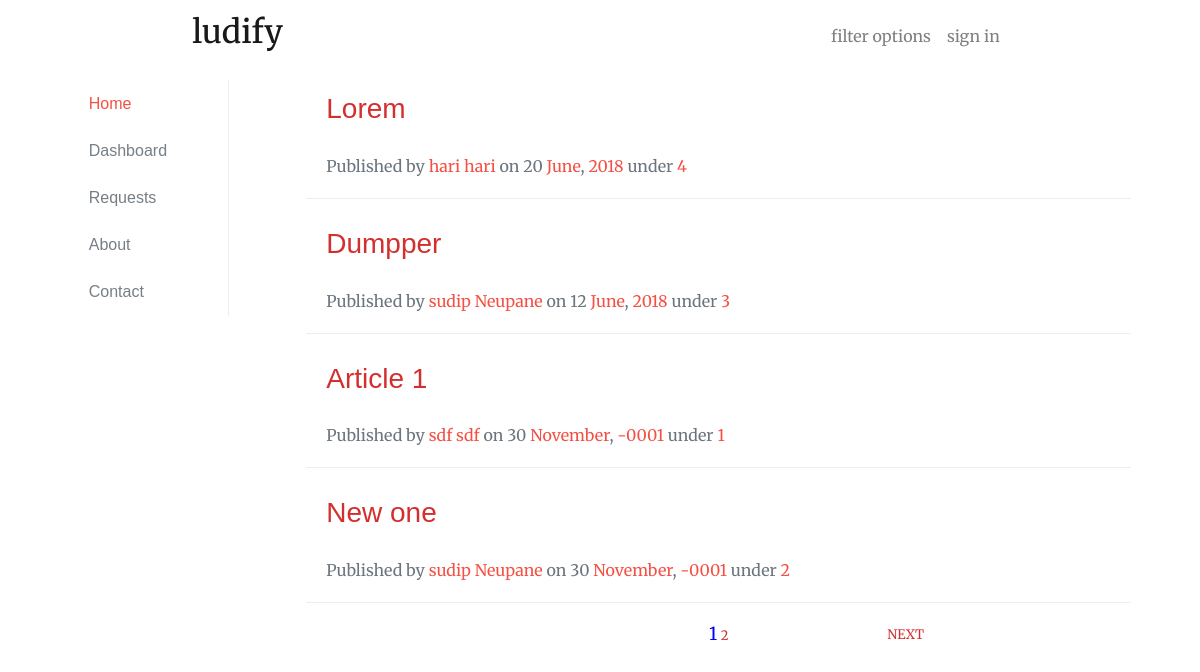
The page / on the database its author committed.
### tables this page shows
CREATE TABLE `articles` (
	`article_id` int(11) NOT NULL,
	`article_title` varchar(100) DEFAULT NULL,
	`article_body` text,
	`file_id` int(11) DEFAULT NULL,
	`author_id` int(11) DEFAULT NULL,
	`article_category` varchar(50) NOT NULL,
	`date_of_upload` date NOT NULL
);

CREATE TABLE `users` (
	`user_id` int(11) NOT NULL,
	`first_name` varchar(50) NOT NULL,
	`last_name` varchar(50) NOT NULL,
	`email` varchar(100) NOT NULL,
	`password` varchar(100) NOT NULL,
	`hash` varchar(32) NOT NULL,
	`active` tinyint(1) NOT NULL,
	`loggedin` int(11) NOT NULL,
	`avatar` varchar(600) NOT NULL,
	`username` varchar(500) NOT NULL,
	`dob` date NOT NULL,
	`gender` varchar(200) NOT NULL,
	`contact` bigint(10) NOT NULL,
	`role_id` int(11) DEFAULT NULL
);

### include/pagination.php (called while the page is built, shortened)
<?php
	$page_name = "index.php";
	if ( isset( $_GET ['start'] ) ) { $start = $_GET ['start'] ; }
	else { $start = 0 ; }
	$this1 = $start + $items_per_page ;
	$next = $start + $items_per_page ;
 ?>

### database/get_username.php (called while the page is built)
<?php
function GetUsername($conn, $user_id){
	$query = "SELECT * FROM users WHERE user_id = $user_id";
	$result = mysqli_query($conn, $query);
	$row = mysqli_fetch_assoc($result);
	$name =  $row['first_name']." ".$row['last_name'];
	return $name;
}
?>

### index.php (the view, shortened to what this page needs)
<?php include 'partial_upper.php'; ?>
<?php include 'database/get_username.php'; ?>
<?php include 'partial_sidebar.php'; ?>
		<div class="col-md-9 container main-content">
			<?php
				$items_per_page = 4;
				include 'include\pagination.php';
				$query = "select * from articles";
				$result = mysqli_query($conn,$query);
				$total_items = mysqli_num_rows($result);
				$result = mysqli_query( $conn , " SELECT * FROM articles ORDER BY date_of_upload DESC LIMIT $start, $items_per_page");
				while($row = mysqli_fetch_assoc($result)){
			?>
				<div class="card main-list">
					<div class="card-header">
						<h3><a href="view_article.php?article_id=<?=$row['article_id'] ?>"> <?=$row['article_title'] ?> </a></h3>
					</div>
					<div class="card-body card-meta text-muted">
						Published by
						<a href="#"> <?=GetUsername($conn,$row['author_id'])?> </a> on <?=date("d",strtotime($row['date_of_upload']))?>
						<a href="#"> <?=date("F",strtotime($row['date_of_upload']))?></a>,
						<a href="#"><?=date("Y",strtotime($row['date_of_upload']))?></a>
						under <a href="#"><?=$row['article_category']?></a>
					</div>
				</div>
			<?php
				}
			include 'include\pagination_display.php';
			?>
		</div>
<?php include 'partial_lower.php'; ?>

### partial_upper.php (shortened to what this page needs)
<!DOCTYPE html>
<html>
<?php include 'partial_head.php' ?>
<body>
<div class="container col-sm-12 col-md-12">
<?php include'partial_nav.php'; ?>
<div class="container">
	<div class="row">

### partial_head.php (shortened to what this page needs)
<head>
	<link rel="stylesheet" href="https://maxcdn.bootstrapcdn.com/font-awesome/latest/css/font-awesome.min.css" />
	<link rel="stylesheet" type="text/css" href="assets/css/bootstrap.min.css">
	<link rel="stylesheet" type="text/css" href="assets/css/custom.css">
</head>

### partial_nav.php (shortened to what this page needs)
<div class="container col-md-9">
	<nav class="navbar navbar-light navbar-expand-lg">
		<a class="navbar-brand" href="."><h2>ludify</h2></a>
		<div class="collapse navbar-collapse" id="navbarSupportedContent">
			<ul class="nav navbar-nav ml-auto">
				<li class="nav-item">
					<a id="filter-toggle" class="nav-link" href="#"> filter options </a>
				</li>
				<?php
					if(!isset($_SESSION['user_id'])){
				?>
				<li class="nav-item">
					<a class="nav-link" href="login.php"> sign in </a>
				</li>
				<?php
					}
					else{
				?>
					<a class="nav-link" href="profile.php"> Profile</a>
					<a class="nav-link" href="database/logout.php"> LogOut</a>
				<?php }
				?>
			</ul>
		</div>
	</nav>
</div>

### partial_sidebar.php (shortened to what this page needs)
<div class="col-md-2 container">
	<div class="card sidebar sidebar-left">
		<ul class="list-group-flush" style="padding:0; margin-bottom: 0;">
			<a href="index.php" class="sidebar-item list-group-item text-muted" id="1">Home</a>
			<a href="#" class="sidebar-item list-group-item text-muted" id="2">Dashboard</a>
			<a href="request.php" class="sidebar-item list-group-item text-muted" id="3">Requests
			</a>
			<a href="#" class="sidebar-item list-group-item text-muted" id="4">About</a>
			<a href="#" class="sidebar-item list-group-item text-muted" id="5">Contact</a>
		</ul>
	</div>
</div>

### include/pagination_display.php (shortened to what this page needs)
<?php
if ($items_per_page < $total_items)
			{
				echo "<table align = 'center' width='50%'><tr><td align='left' width='30%'>";
				echo "</td><td align=center width='30%'>";
				$l=1;
				for($i=0;$i < $total_items;$i=$i+$items_per_page){
				if($i != $start)
				{
					echo " <a href='$page_name?start=$i'><font face='Verdana' size='2'>$l</font></a> ";
				}
				else
				{
					echo "<font size='4' color=blue>$l</font>";}
					$l=$l+1;
				}
				echo "</td><td align='right' width='30%'>";
				if($this1 < $total_items)
				{
					print "<a href='$page_name?start=$next'><font face='Verdana' size='2'>NEXT</font></a>";
				}
				echo "</td></tr></table>";
			}
 ?>

### partial_lower.php (shortened to what this page needs)
	</div>
</div>
</div>
</body>
</html>

### assets/css/custom.css (style rules this page uses)
* { font-family: 'Merriweather', 'Times New Roman', serif; }
a { color:#D32F2F; }
.navbar { margin-bottom: 8px; }
.card { border-radius: 0; margin-bottom: 16px; }
.main-list { border:none; border-bottom: 1px solid #eee; }
.sidebar-left { border: none; border-right:1px solid #eee; }
.sidebar a { color:#F44336; opacity: 0.93; }
.sidebar .list-group-item { font-family: 'Merriweather Sans', sans-serif; border: none; }
.card-header { background-color: transparent; border: none; font-family: 'Merriweather Sans', sans-serif; padding-bottom: 0; }
.card-header a { color:#D32F2F; font-family: 'Merriweather Sans', sans-serif; }
.card-meta a { color: #F44336; opacity: 0.93; }

### rows shown on the page
articles: article_title "Lorem", author.last_name "hari hari", date_of_upload "20", date_of_upload "June", date_of_upload "2018", article_category "4"
articles: article_title "Dumpper", author.last_name "sudip Neupane", date_of_upload "12", date_of_upload "June", date_of_upload "2018", article_category "3"
articles: article_title "Article 1", author.last_name "sdf sdf", date_of_upload "30", date_of_upload "November", date_of_upload "-0001", article_category "1"
articles: article_title "New one", author.last_name "sudip Neupane", date_of_upload "30", date_of_upload "November", date_of_upload "-0001", article_category "2"
